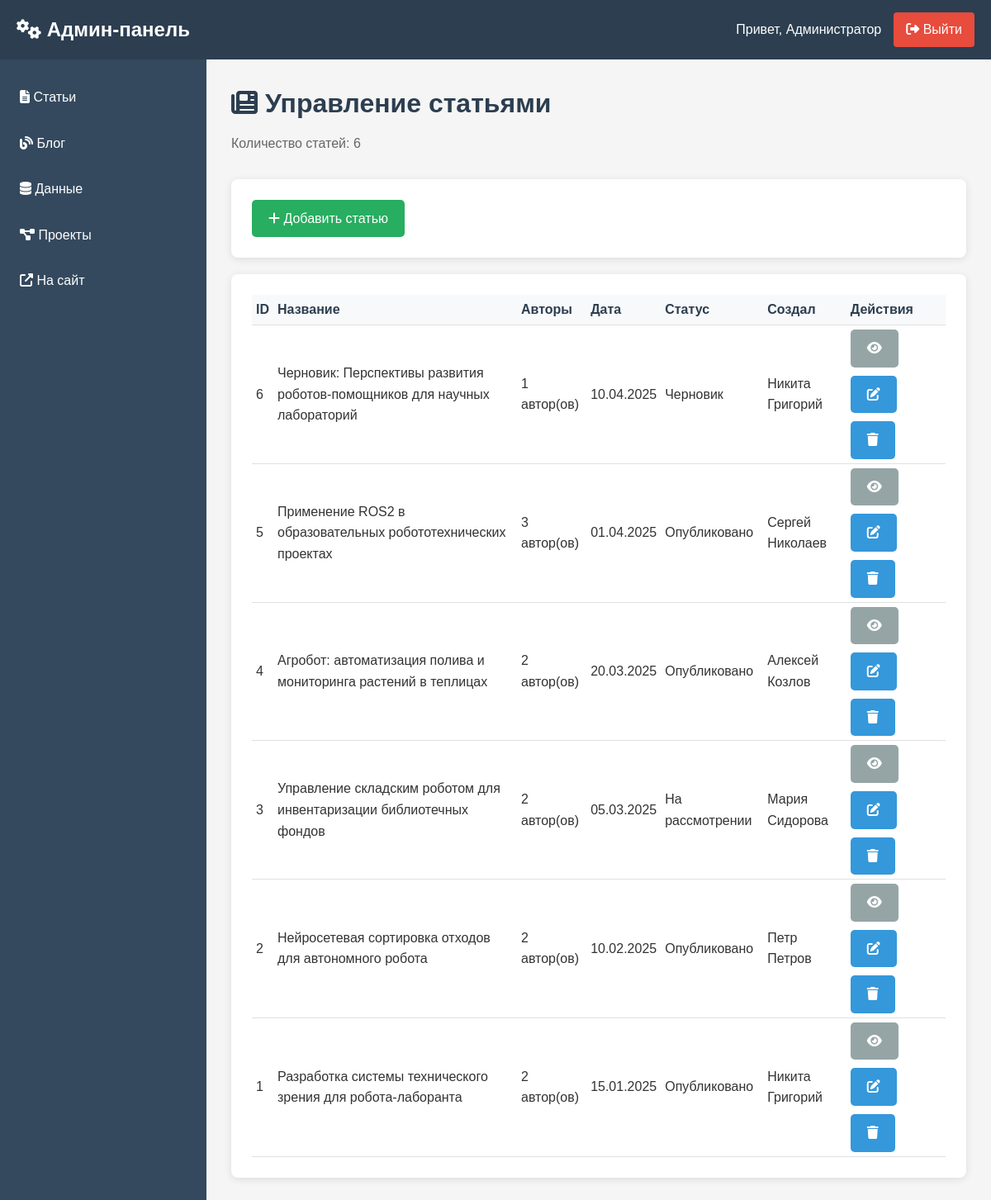
/obschee/admin_articles.php (signed in), run on the app's committed database.
### tables this page shows
CREATE TABLE `articles` (
  `id` int NOT NULL,
  `title` varchar(255) NOT NULL,
  `slug` varchar(255) DEFAULT NULL,
  `abstract` text NOT NULL,
  `content` longtext NOT NULL,
  `authors` json NOT NULL,
  `publication_date` date NOT NULL,
  `journal_name` varchar(255) DEFAULT NULL,
  `volume` varchar(50) DEFAULT NULL,
  `issue` varchar(50) DEFAULT NULL,
  `pages` varchar(50) DEFAULT NULL,
  `views_count` int DEFAULT '0',
  `status` enum('published','draft','under_review') DEFAULT 'draft',
  `created_by` int DEFAULT NULL,
  `created_at` timestamp NULL DEFAULT CURRENT_TIMESTAMP
);

CREATE TABLE `users` (
  `id` int NOT NULL,
  `login` varchar(50) NOT NULL,
  `email` varchar(100) NOT NULL,
  `password` varchar(255) NOT NULL,
  `first_name` varchar(50) NOT NULL,
  `last_name` varchar(50) NOT NULL,
  `position` varchar(100) DEFAULT NULL,
  `bio` text,
  `photo_url` varchar(255) DEFAULT NULL,
  `role` enum('admin','editor','researcher','guest') DEFAULT 'researcher',
  `social_links` json DEFAULT NULL,
  `is_active` tinyint(1) DEFAULT '1',
  `created_at` timestamp NULL DEFAULT CURRENT_TIMESTAMP,
  `updated_at` timestamp NULL DEFAULT CURRENT_TIMESTAMP ON UPDATE CURRENT_TIMESTAMP
);

### obschee/admin_articles.php (the view, shortened to what this page needs)
<?php
require_once 'connect.php';
    $action = $_GET['action'] ?? 'list';
    switch ($action) {
     case 'list':
default:
    $stmt = $pdo->prepare("
        SELECT a.*, u.first_name, u.last_name
        FROM articles a
        LEFT JOIN users u ON a.created_by = u.id
        ORDER BY a.created_at DESC
    ");
    $stmt->execute();
    $articles = $stmt->fetchAll(PDO::FETCH_ASSOC);
    }
?>
<!DOCTYPE html>
<html lang="ru">
<head>
    <link rel="stylesheet" href="assets/css/style.css">
    <link rel="stylesheet" href="assets/css/admin.css">
    <link rel="stylesheet" href="https://cdnjs.cloudflare.com/ajax/libs/font-awesome/6.4.0/css/all.min.css">
</head>
<body>
    <?php include 'admin-header.php'; ?>
    <main class="admin-main">
        <?php if ($action === 'list'): ?>
        <div class="page-header">
            <a href="admin_articles.php">
                <h1><i class="fas fa-newspaper"></i> Управление статьями</h1>
            </a>
            <p>Количество статей: <?php echo count($articles); ?></p>
        </div>
        <div class="card mb-2">
            <div class="action-buttons">
                <a href="?action=new" class="btn btn-success">
                    <i class="fas fa-plus"></i> Добавить статью
                </a>
            </div>
        </div>
        <div class="card">
            <table class="table">
                <thead>
                    <tr>
                        <th>ID</th>
                        <th>Название</th>
                        <th>Авторы</th>
                        <th>Дата</th>
                        <th>Статус</th>
                        <th>Создал</th>
                        <th>Действия</th>
                    </tr>
                </thead>
                <tbody>
                    <?php if (empty($articles)): ?>
                    <tr>
                        <td colspan="7" style="text-align: center;">Статьи не найдены</td>
                    </tr>
                    <?php else: ?>
                    <?php foreach ($articles as $articleItem): ?>
                    <tr>
                        <td><?php echo $articleItem['id']; ?></td>
                        <td><?php echo htmlspecialchars($articleItem['title']); ?></td>
                        <td>
                            <?php
                            $authors = json_decode($articleItem['authors'], true);
                            if (is_array($authors)) {
                                echo count($authors) . ' автор(ов)';
                            } else {
                                echo '0 авторов';
                            }
                            ?>
                        </td>
                        <td><?php echo date('d.m.Y', strtotime($articleItem['publication_date'])); ?></td>
                        <td>
                            <?php
                            $statuses = [
                                'draft' => 'Черновик',
                                'under_review' => 'На рассмотрении',
                                'published' => 'Опубликовано'
                            ];
                            $status_text = $statuses[$articleItem['status']] ?? $articleItem['status'];
                            $status_class = '';
                            if ($articleItem['status'] === 'published') {
                                $status_class = 'status-published';
                            } elseif ($articleItem['status'] === 'draft') {
                                $status_class = 'status-draft';
                            } else {
                                $status_class = 'status-review';
                            }
                            ?>
                            <span class="status-badge <?php echo $status_class; ?>">
                                <?php echo $status_text; ?>
                            </span>
                        </td>
                        <td><?php echo htmlspecialchars($articleItem['first_name'] . ' ' . $articleItem['last_name']); ?></td>
                        <td>
                            <div class="action-buttons">
                                <a href="../statiya.php?id=<?php echo $articleItem['id']; ?>"
                                   target="_blank"
                                   class="btn btn-secondary"
                                   title="Посмотреть на сайте">
                                   <i class="fas fa-eye"></i>
                                </a>
                                <a href="?action=edit&id=<?php echo $articleItem['id']; ?>"
                                   class="btn btn-primary"
                                   title="Редактировать статью">
                                    <i class="fas fa-edit"></i>
                                </a>
                                <a href="?action=delete&id=<?php echo $articleItem['id']; ?>"
                                   class="btn btn-danger"
                                   onclick="return confirm('Вы уверены, что хотите удалить статью \'<?php echo addslashes($articleItem['title']); ?>\'? Это действие нельзя отменить.');"
                                   title="Удалить статью">
                                    <i class="fas fa-trash"></i>
                                </a>
                            </div>
                        </td>
                    </tr>
                    <?php endforeach; ?>
                    <?php endif; ?>
                </tbody>
            </table>
        </div>
        <?php endif; ?>
    </main>
</body>
</html>

### obschee/assets/css/style.css (style rules this page uses)
:root { --primary-color: #3498db; --primary-dark: #2980b9; --secondary-color: #2c3e50; --accent-color: #e74c3c; --light-gray: #f5f5f5; --gray: #95a5a6; --dark-gray: #7f8c8d; --text-color: #333; --text-light: #666; --white: #ffffff; --success: #27ae60; --warning: #f39c12; --danger: #e74c3c; --shadow: 0 2px 10px rgba(0, 0, 0, 0.1); --border-radius: 5px; --transition: all 0.3s ease; --tech-blue: #1a5276; --circuit-color: #e67e22; --robot-metal: #34495e; }
* { margin: 0; padding: 0; box-sizing: border-box; }
body { font-family: 'Arial', sans-serif; line-height: 1.6; color: var(--text-color); background-color: #f9f9f9; min-height: 100vh; display: flex; flex-direction: column; }
main { flex: 1; padding: 30px 0; min-height: 60vh; }
h1, h2, h3, h4 { color: var(--secondary-color); margin-bottom: 1rem; }
a { color: var(--primary-color); text-decoration: none; transition: var(--transition); }
.btn { display: inline-block; padding: 10px 20px; background: var(--primary-color); color: white; border: none; border-radius: var(--border-radius); cursor: pointer; font-size: 1rem; transition: var(--transition); }
.btn-primary { background: var(--primary-color); }
.btn-secondary { background: var(--gray); }
.btn-success { background: var(--success); }
body { padding: 0; margin: 0; overflow-x: hidden; }

### obschee/assets/css/admin.css (style rules this page uses)
.admin-main { margin-left: 250px; margin-top: 70px; padding: 30px; min-height: calc(100vh - 70px); background: #f5f5f5; }
.page-header { margin-bottom: 30px; }
.page-header h1 { margin: 0 0 10px 0; color: #2c3e50; }
.page-header p { color: #666; margin: 0; }
.card { background: white; padding: 25px; border-radius: 8px; box-shadow: 0 2px 10px rgba(0,0,0,0.1); margin-bottom: 20px; }
.btn { display: inline-block; padding: 10px 20px; border: none; border-radius: 4px; cursor: pointer; text-decoration: none; }
.btn-primary { background: #3498db; color: white; }
.btn-success { background: #27ae60; color: white; }
.btn-danger { background: #e74c3c; color: white; }
.btn-secondary { background: #95a5a6; color: white; }
.action-buttons { display: flex; gap: 10px; flex-wrap: wrap; }
.table { width: 100%; border-collapse: collapse; }
.table th, .table td { padding: 5px 5px; border-bottom: 1px solid #e0e0e0; text-align: left; }
.table th { background: #f8f9fa; font-weight: 600; color: #2c3e50; }
.mb-2 { margin-bottom: 20px; }

### data on the page
articles: id "6", title "Черновик: Перспективы развития роботов-помощников для научных лабораторий", authors "1", publication_date "10.04.2025", status "Черновик", users.first_name+last_name "Никита Григорий"
articles: id "5", title "Применение ROS2 в образовательных робототехнических проектах", authors "3", publication_date "01.04.2025", status "Опубликовано", users.first_name+last_name "Сергей Николаев"
articles: id "4", title "Агробот: автоматизация полива и мониторинга растений в теплицах", authors "2", publication_date "20.03.2025", status "Опубликовано", users.first_name+last_name "Алексей Козлов"
articles: id "3", title "Управление складским роботом для инвентаризации библиотечных фондов", authors "2", publication_date "05.03.2025", status "На рассмотрении", users.first_name+last_name "Мария Сидорова"
articles: id "2", title "Нейросетевая сортировка отходов для автономного робота", authors "2", publication_date "10.02.2025", status "Опубликовано", users.first_name+last_name "Петр Петров"
articles: id "1", title "Разработка системы технического зрения для робота-лаборанта", authors "2", publication_date "15.01.2025", status "Опубликовано", users.first_name+last_name "Никита Григорий"

### other printed values
$user['username'] "Администратор"
count($articles) "6"
